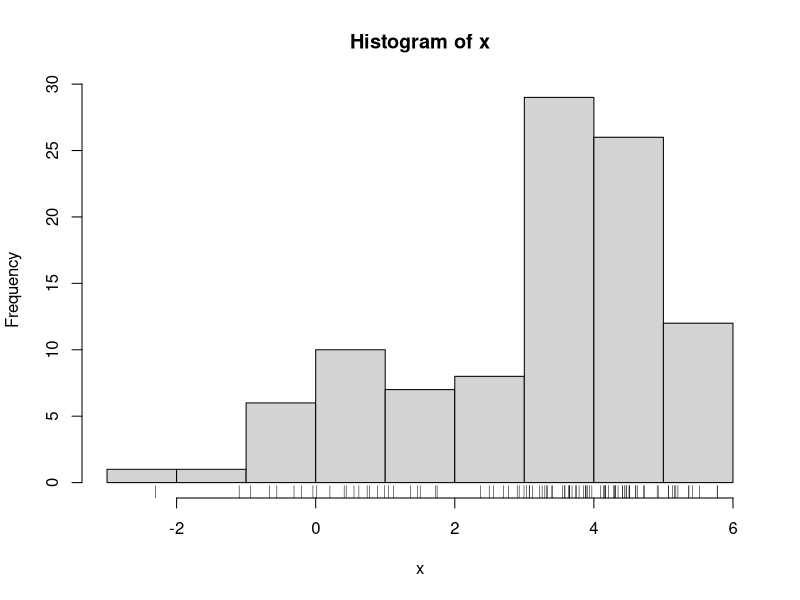
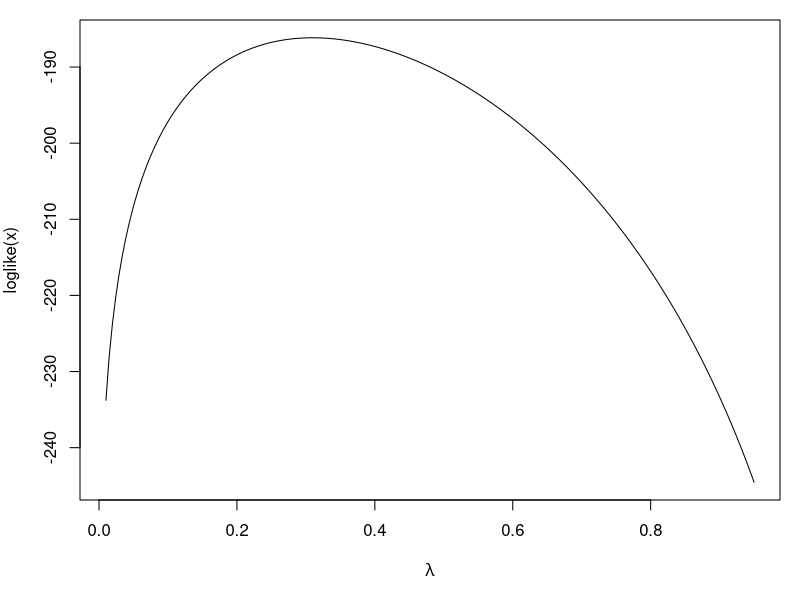
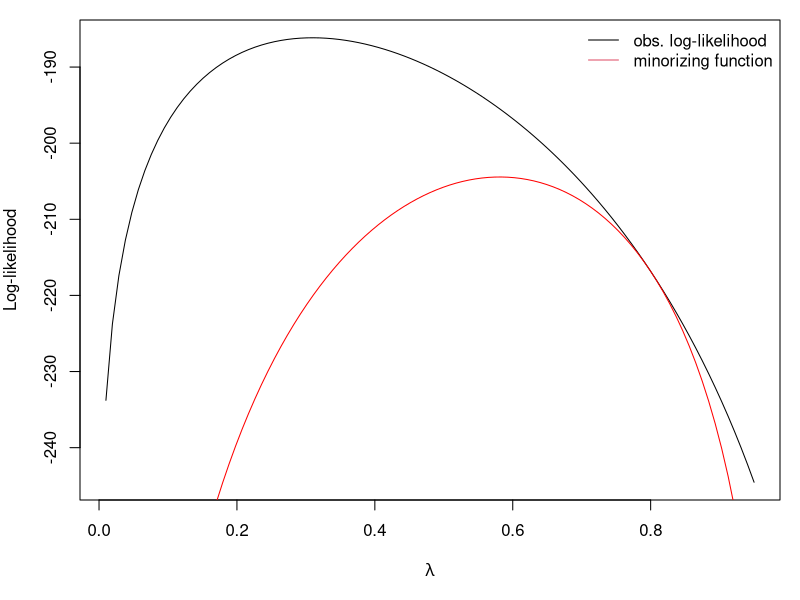
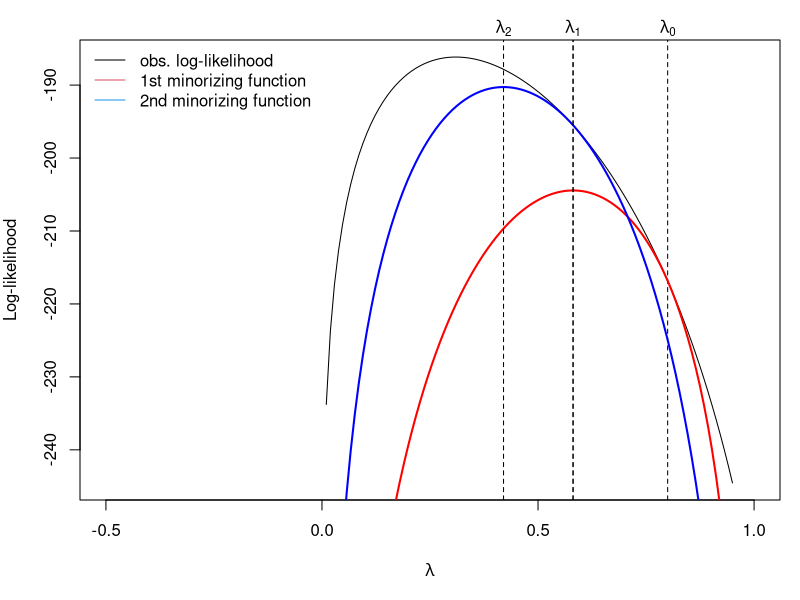

Source code (R) for these figures, in order:
## ---- chunk 1
library(tidyverse)
## ---- chunk 2
mu1 = 1; mu2 = 4
s1 = 2; s2 = 1
lambda0 = 0.4
n = 100
set.seed(2017-09-12)
z = rbinom(n, 1, lambda0) ## "Missing" data
x = rnorm(n, mu1 * z + mu2 * (1-z), s1 * z + (1-z) * s2)
## ---- chunk 3
hist(x)
rug(x)
## ---- chunk 4

# define the mixture density (observed data density)
f <- function(x, lambda) {
  lambda * dnorm(x, mu1, s1) + (1-lambda) * dnorm(x, mu2, s2)
}

# define log likelihood
loglike <- function(lambda) {
sum(log(f(x, lambda)))
}

loglike <- Vectorize(loglike, "lambda") ## Vectorize for plotting

par(mar = c(5,4, 1, 1))
curve(loglike, 0.01, 0.95, n = 200,xlab = expression(lambda))
## ---- chunk 5
lam0 <- 0.8
minor <- function(lambda){
  p1 <- sum(log(f(x, lam0)))
  pi <- lam0 * dnorm(x, mu1, s1) / (lam0 * dnorm(x, mu1, s1) + (1 - lam0) * dnorm(x, mu2, s2))
  p2 <- sum(pi * dnorm(x, mu1, s1, log = TRUE)
            + (1-pi) * dnorm(x, mu2, s2, log = TRUE) + pi * log(lambda) + (1-pi) * log(1-lambda))
  p3 <- sum(pi * dnorm(x, mu1, s1, log = TRUE) + (1-pi) * dnorm(x, mu2, s2, log = TRUE) + pi * log(lam0)
            + (1-pi) * log(1-lam0))
  p1 + p2 - p3
}
minor <- Vectorize(minor, "lambda")

par(mar = c(5,4, 1, 1))
curve(loglike, 0.01, 0.95, ylab = "Log-likelihood",
xlab = expression(lambda))
curve(minor, 0.01, 0.95, add = TRUE, col = "red")
legend("topright", c("obs. log-likelihood", "minorizing function"),
col = 1:2, lty = 1, bty = "n")
## ---- chunk 6
par(mar = c(5,4, 2, 1))
curve(loglike, 0.01, 0.95, ylab = "Log-likelihood",
xlab = expression(lambda), xlim = c(-0.5, 1),
ylim = c())
abline(v = lam0, lty = 2)
mtext(expression(lambda[0]), at = lam0, side = 3)
curve(minor, 0.01, 0.95, add = TRUE, col = "red", lwd = 2)
op <- optimize(minor, c(0.1, 0.9), maximum = TRUE)
abline(v = op$maximum, lty = 2)
lam0 <- op$maximum
curve(minor, 0.01, 0.95, add = TRUE, col = "blue", lwd = 2)
abline(v = lam0, lty = 2)
mtext(expression(lambda[1]), at = lam0, side = 3)
op <- optimize(minor, c(0.1, 0.9), maximum = TRUE)
abline(v = op$maximum, lty = 2)
mtext(expression(lambda[2]), at = op$maximum, side = 3)
legend("topleft",
c("obs. log-likelihood", "1st minorizing function", "2nd minorizing function"),
col = c(1, 2, 4), lty = 1, bty = "n")
